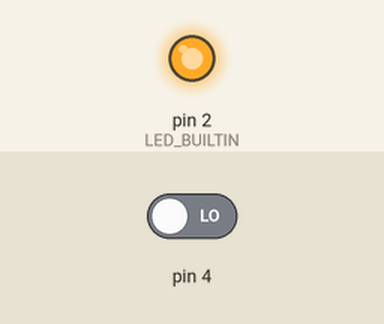
Recording of a sketch running on a simulated Arduino Uno, built with avr-gcc and run on an emulated ATmega328P. On the bench: output pins drawn as LEDs (lit = HIGH). The test bench sets the inputs (shaded band); at power-on: pin 4 LOW.

Above: at 1.2 s.
1.3 s: pin 4 driven HIGH
At 2.5 s:
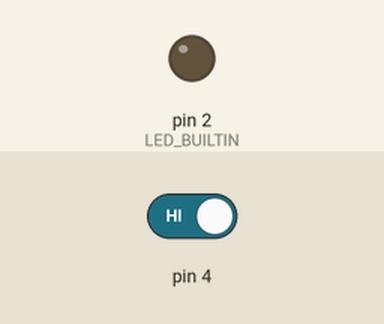
2.8 s: pin 4 driven LOW
At 3.8 s:
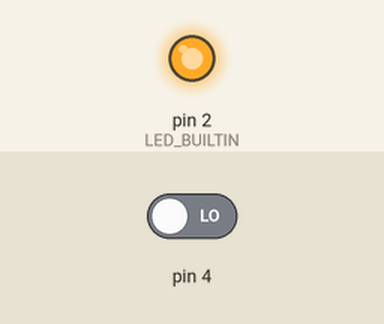
Timing chart, 0 to 5.8 s (numbered marks = the images above; inputs shaded):
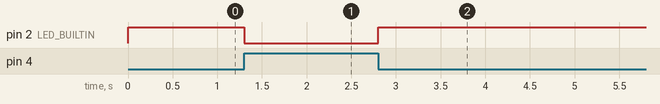

The sketch:

readDigital.ino
```cpp
#define LED_BUILTIN  2

void setup() {
  // initialize digital pin LED_BUILTIN as an output.
  pinMode(LED_BUILTIN, OUTPUT);
  pinMode(4, INPUT);
  Serial.begin(115200);
}

void loop() {
  int in = digitalRead(4);
  if (in==1)in=0;
  else in=1;
  digitalWrite(LED_BUILTIN, in);
  //delay(1000);
}
```

Measured:
- after the input at 1.3 s, pin 2 (LED_BUILTIN): HIGH → LOW at once
- after the input at 2.8 s, pin 2 (LED_BUILTIN): LOW → HIGH at once
